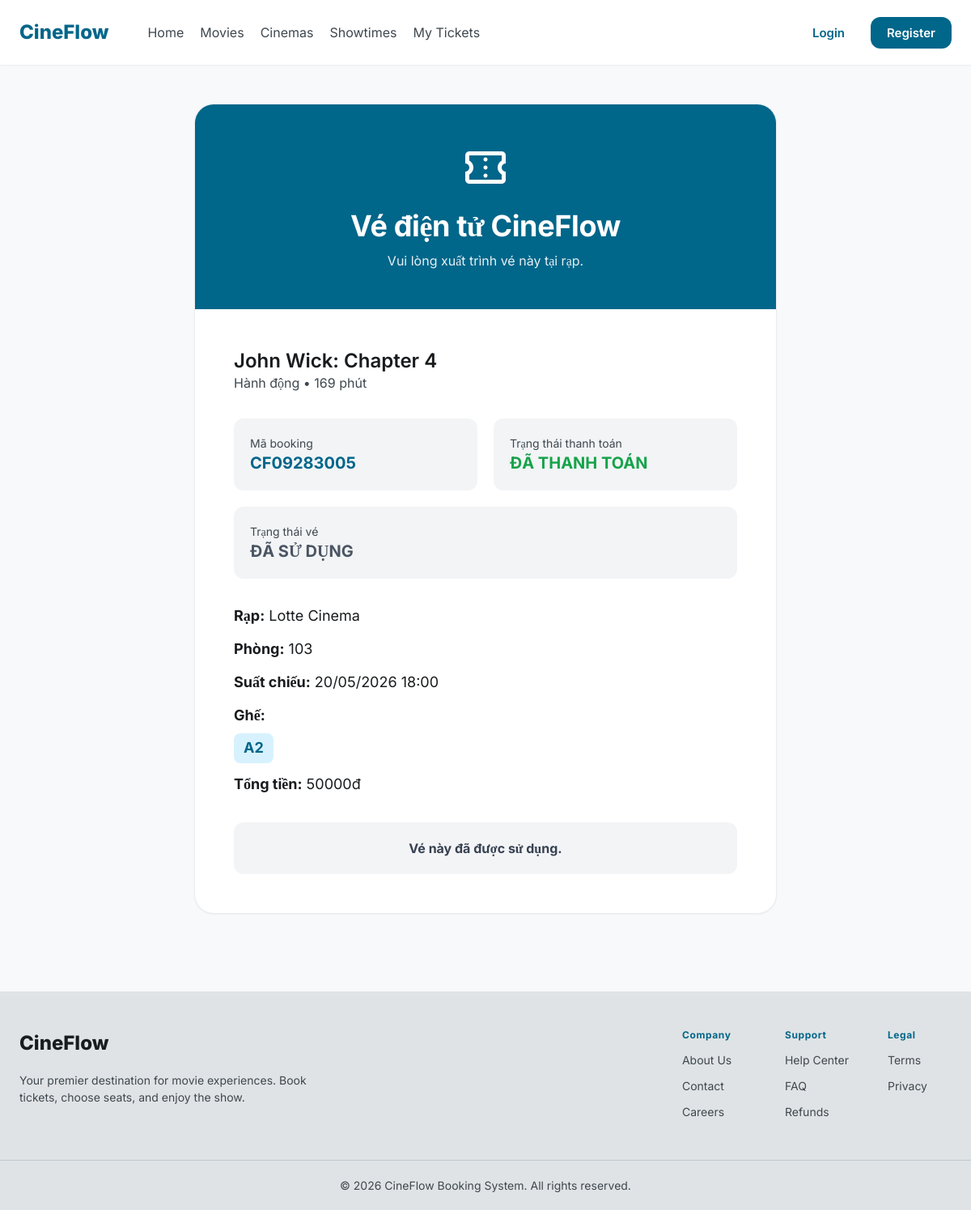
/ticket/CF09283005/, run on the app's committed database.
### cinema/models.py (models this page shows, shortened)
class Booking(models.Model):
    STATUS_CHOICES = (
        ("pending", "Pending"),
        ("paid", "Paid"),
        ("cancelled", "Cancelled"),
    )
    user = models.ForeignKey(User, on_delete=models.CASCADE)
    showtime = models.ForeignKey(Showtime, on_delete=models.CASCADE)
    booking_code = models.CharField(max_length=20, unique=True)
    total_price = models.DecimalField(max_digits=10, decimal_places=2)
    status = models.CharField(max_length=20, choices=STATUS_CHOICES, default="pending")
    created_at = models.DateTimeField(auto_now_add=True)
    hold_expires_at = models.DateTimeField(blank=True, null=True)

class Showtime(models.Model):
    movie = models.ForeignKey(
        Movie,
        on_delete=models.CASCADE,
        related_name="showtimes"
    )
    room = models.ForeignKey(
        Room,
        on_delete=models.CASCADE,
        related_name="showtimes"
    )
    start_time = models.DateTimeField()
    price = models.DecimalField(
        max_digits=10,
        decimal_places=2
    )
    class Meta:
        constraints = [
            models.UniqueConstraint(
                fields=["room", "start_time"],
                name="unique_showtime_room_start_time"
            )
        ]

class Movie(models.Model):
    STATUS_CHOICES = (
        ("now_showing", "Now Showing"),
        ("coming_soon", "Coming Soon"),
        ("ended", "Ended"),
    )
    title = models.CharField(max_length=255)
    description = models.TextField()
    genre = models.CharField(max_length=255)
    duration = models.PositiveIntegerField(help_text="Duration in minutes")
    age_rating = models.CharField(max_length=20, default="PG-13")
    director = models.CharField(max_length=255, blank=True)
    actors = models.TextField(blank=True)
    poster = models.ImageField(upload_to="posters/", blank=True, null=True)
    trailer_url = models.URLField(blank=True)
    release_date = models.DateField(blank=True, null=True)
    rating = models.FloatField(default=0)
    status = models.CharField(
        max_length=20, choices=STATUS_CHOICES, default="now_showing"
    )
    created_at = models.DateTimeField(auto_now_add=True)

class Room(models.Model):
    ROOM_TYPE_CHOICES = (
        ("standard", "Standard"),
        ("imax", "IMAX"),
        ("vip", "VIP"),
    )
    cinema = models.ForeignKey(Cinema, on_delete=models.CASCADE, related_name="rooms")
    name = models.CharField(max_length=100)
    room_type = models.CharField(
        max_length=50, choices=ROOM_TYPE_CHOICES, default="standard"
    )
    total_rows = models.PositiveIntegerField(default=10)
    seats_per_row = models.PositiveIntegerField(default=14)

class Cinema(models.Model):
    name = models.CharField(max_length=255)
    address = models.TextField()
    city = models.CharField(max_length=100, default="Ha Noi")
    image = models.ImageField(upload_to="cinemas/", blank=True, null=True)

class BookingSeat(models.Model):
    booking = models.ForeignKey(
        Booking, on_delete=models.CASCADE, related_name="booking_seats"
    )
    seat = models.ForeignKey(Seat, on_delete=models.CASCADE)
    price = models.DecimalField(max_digits=10, decimal_places=2)

class Seat(models.Model):
    room = models.ForeignKey(Room, on_delete=models.CASCADE, related_name="seats")
    row = models.CharField(max_length=5)
    number = models.PositiveIntegerField()
    class Meta:
        unique_together = ("room", "row", "number")
        ordering = ["row", "number"]

### cinema/app_views/ticket_views.py (the view)
def ticket_detail(request, booking_code):
    booking = get_object_or_404(
        Booking.objects.prefetch_related("booking_seats__seat").select_related(
            "showtime",
            "showtime__movie",
            "showtime__room",
            "showtime__room__cinema",
        ),
        booking_code=booking_code,
        status="paid",
    )
    return render(request, "cinema/ticket_detail.html", {"booking": booking})

### cinema/templates/cinema/ticket_detail.html (shortened to what this page needs)
{% extends 'base.html' %}
{% load static %}
{% block content %}
<main class="max-w-3xl mx-auto px-gutter py-xl">
  <div class="bg-surface-container-lowest rounded-3xl shadow-sm border border-outline-variant/30 overflow-hidden">
    <div class="bg-primary text-on-primary p-xl text-center">
      <span class="material-symbols-outlined text-6xl mb-md">
      </span>
      <h1 class="font-h2 text-h2">
        Vé điện tử CineFlow
      </h1>
      <p class="opacity-90 mt-xs">
        Vui lòng xuất trình vé này tại rạp.
      </p>
    </div>
    <div class="p-xl space-y-lg">
      <div>
        <h2 class="font-h3 text-h3">
          {{ booking.showtime.movie.title }}
        </h2>
        <p class="text-on-surface-variant">
          {{ booking.showtime.movie.genre }} • {{ booking.showtime.movie.duration }} phút
        </p>
      </div>
      <div class="grid grid-cols-1 md:grid-cols-2 gap-md">
        <div class="bg-surface-container-low rounded-xl p-md">
          <p class="text-body-sm text-on-surface-variant">
            Mã booking
          </p>
          <p class="font-bold text-primary text-xl">
            {{ booking.booking_code }}
          </p>
        </div>
        <div class="bg-surface-container-low rounded-xl p-md">
          <p class="text-body-sm text-on-surface-variant">
            Trạng thái thanh toán
          </p>
          <p class="font-bold text-green-600 text-xl">
            ĐÃ THANH TOÁN
          </p>
        </div>
        <div class="bg-surface-container-low rounded-xl p-md md:col-span-2">
          <p class="text-body-sm text-on-surface-variant">
            Trạng thái vé
          </p>
          {% if booking.ticket.status == "valid" %}
            <p class="font-bold text-green-600 text-xl">
              HỢP LỆ
            </p>
          {% elif booking.ticket.status == "used" %}
            <p class="font-bold text-gray-600 text-xl">
              ĐÃ SỬ DỤNG
            </p>
          {% elif booking.ticket.status == "cancelled" %}
            <p class="font-bold text-red-600 text-xl">
              ĐÃ HỦY
            </p>
          {% else %}
            <p class="font-bold text-yellow-600 text-xl">
              CHƯA XÁC ĐỊNH
            </p>
          {% endif %}
        </div>
      </div>
      <div class="space-y-sm text-body-lg">
        <p>
          <strong>Rạp:</strong>
          {{ booking.showtime.room.cinema.name }}
        </p>
        <p>
          <strong>Phòng:</strong>
          {{ booking.showtime.room.name }}
        </p>
        <p>
          <strong>Suất chiếu:</strong>
          {{ booking.showtime.start_time|date:"d/m/Y H:i" }}
        </p>
        <div>
          <strong>Ghế:</strong>
          <div class="flex flex-wrap gap-xs mt-xs">
            {% for item in booking.booking_seats.all %}
              <span class="px-sm py-1 rounded-lg bg-primary-container/20 text-primary font-bold">
                {{ item.seat.row }}{{ item.seat.number }}
              </span>
            {% endfor %}
          </div>
        </div>
        <p>
          <strong>Tổng tiền:</strong>
          {{ booking.total_price|floatformat:0 }}đ
        </p>
      </div>
      {% if request.user.is_staff and booking.ticket.status == "valid" %}
        <form
          method="post"
          action="{% url 'cinema:check_in_ticket' booking.booking_code %}"
        >
          {% csrf_token %}
          <button
            type="submit"
            class="w-full bg-primary text-on-primary py-md rounded-xl font-bold hover:opacity-90"
          >
            Xác nhận check-in
          </button>
        </form>
      {% elif booking.ticket.status == "used" %}
        <div class="p-md rounded-xl bg-gray-100 text-gray-700 text-center font-bold">
          Vé này đã được sử dụng.
        </div>
      {% endif %}
    </div>
  </div>
</main>
{% endblock %}

### static/css/style.css (style rules this page uses)
.material-symbols-outlined { font-variation-settings: "FILL" 0, "wght" 400, "GRAD" 0, "opsz" 24; }
body { font-family: "Inter", sans-serif; }

### data on the page
Booking: showtime.movie "John Wick: Chapter 4", showtime.movie.genre "Hành động", showtime.movie.duration "169", booking_code "CF09283005", showtime.room.cinema.name "Lotte Cinema", showtime.room.name "103", showtime.start_time "20/05/2026 18:00", total_price "50000"
BookingSeat: seat.row "A", seat.number "2"
